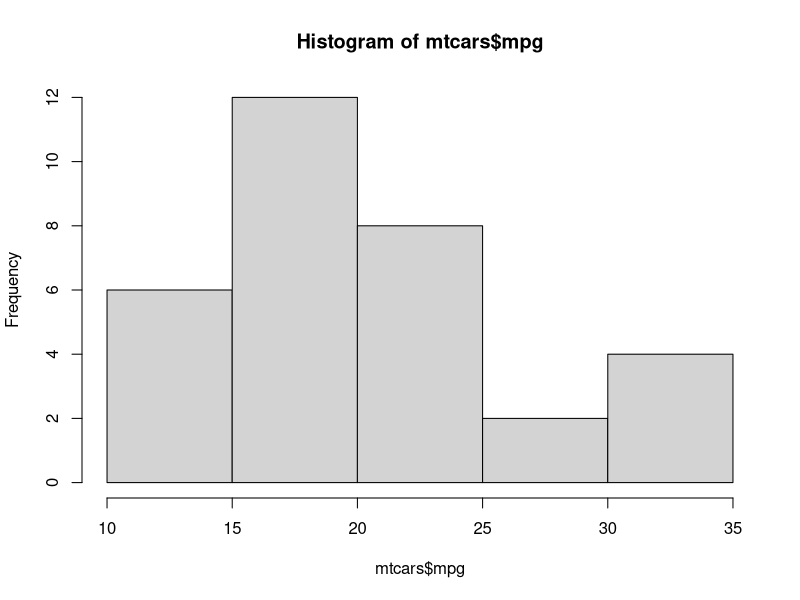
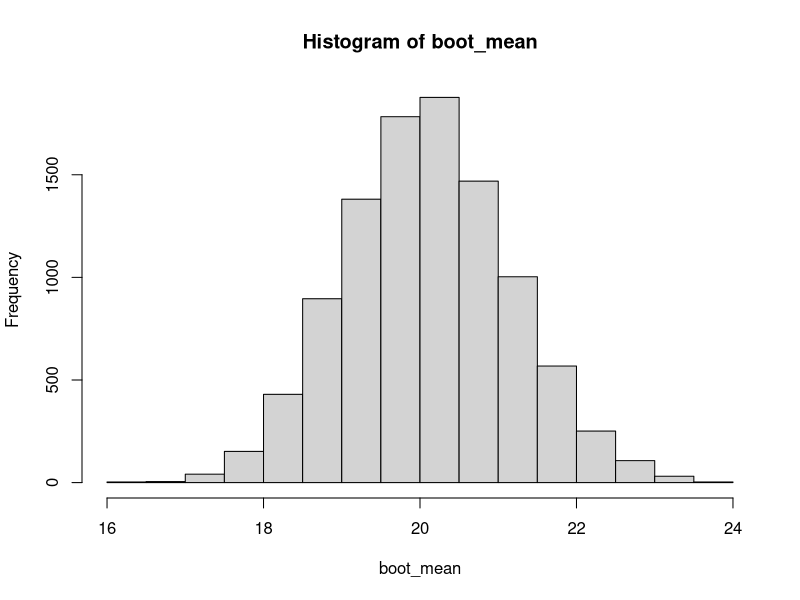

These charts were generated, in order, by the following R code:
## ---- chunk 1
data(mtcars)
str(mtcars)
## ---- chunk 2
hist(mtcars$mpg)
## ---- chunk 3
B = 10000
mpg = mtcars$mpg
boot_mean = rep(NA, B)
set.seed(222)
for(i in 1:B){
  ystar = sample(mpg, size = length(mpg), replace = TRUE)
  boot_mean[i] = mean(ystar)
}

paste0("mean: ", round(mean(mpg),3), 
       "; bootstrapped mean: ", round(mean(boot_mean),3))
## ---- chunk 4
se_mean = sd(mpg)/sqrt(length(mpg))
paste0("sd: ", round(se_mean,3), 
       "; bootstrapped sd: ", round(sd(boot_mean),3))
## ---- chunk 5
hist(boot_mean)
